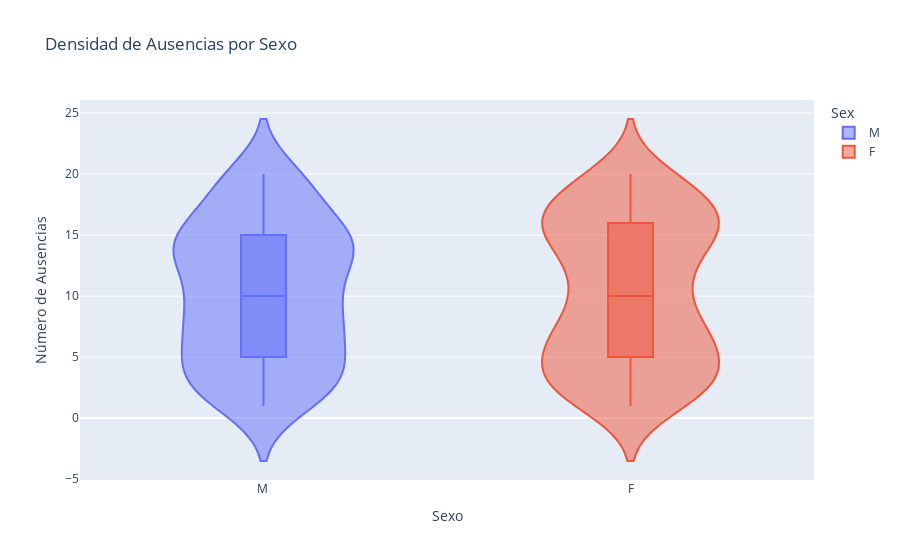

Source (notebook cell):
### Markdown cell above
**Gráfica de violin: Densidad de ausencias por género**

### Code cell
fig6= px.violin(hr_data, x='Sex', y='Absences', title='Densidad de Ausencias por Sexo', color='Sex', box=True)
fig6.update_layout(xaxis_title='Sexo', yaxis_title='Número de Ausencias')
fig6.show()

### Figure 1 — Plotly figure (JSON) as saved in the notebook; plotly's stock layout.template omitted (floating-point values rounded to 4 significant figures; data arrays with more than 128 entries replaced by an {"elided": "..."} marker saying what was removed)
{"data": [{"alignmentgroup": "True", "box": {"visible": true}, "hovertemplate": "Sex=%{x}<br>Absences=%{y}<extra></extra>", "legendgroup": "M ", "marker": {"color": "#636efa"}, "name": "M ", "offsetgroup": "M ", "orientation": "v", "scalegroup": "True", "showlegend": true, "type": "violin", "x": {"elided": "135 str values"}, "x0": " ", "xaxis": "x", "y": {"elided": "135 int values"}, "y0": " ", "yaxis": "y"}, {"alignmentgroup": "True", "box": {"visible": true}, "hovertemplate": "Sex=%{x}<br>Absences=%{y}<extra></extra>", "legendgroup": "F", "marker": {"color": "#EF553B"}, "name": "F", "offsetgroup": "F", "orientation": "v", "scalegroup": "True", "showlegend": true, "type": "violin", "x": {"elided": "176 str values"}, "x0": " ", "xaxis": "x", "y": {"elided": "176 int values"}, "y0": " ", "yaxis": "y"}], "layout": {"legend": {"title": {"text": "Sex"}, "tracegroupgap": 0}, "title": {"text": "Densidad de Ausencias por Sexo"}, "violinmode": "overlay", "xaxis": {"anchor": "y", "categoryarray": ["M ", "F"], "categoryorder": "array", "domain": [0, 1], "title": {"text": "Sexo"}}, "yaxis": {"anchor": "x", "domain": [0, 1], "title": {"text": "Número de Ausencias"}}}}
